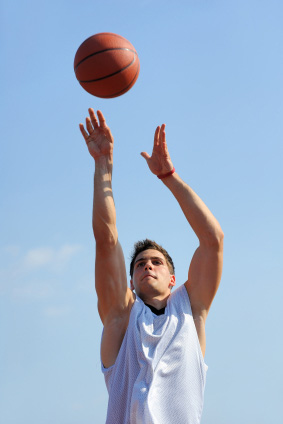
#> input picture basketball.jpg, 283 x 424 px, given in place of the camera
$ python morphological-transformations.py
#> lines starting #> are read from the running program, lines starting #| are printed output that depends on the picture; after the words box and inside, x2 and y2 are one past the last pixel; in counts of white or black regions, pixels touching at a corner belong together
import numpy as np
import cv2

# Documentation: http://docs.opencv.org/trunk/d9/d61/tutorial_py_morphological_ops.html

cap = cv2.VideoCapture(0)

while True:
    _, frame = cap.read()
#> frame is the input picture: shape (424, 283, 3); mean B, G, R 203.9, 178.6, 158.2
    hsv = cv2.cvtColor(frame, cv2.COLOR_BGR2HSV)
#> hsv: shape (424, 283, 3); mean H, S, V 93.1, 78.1, 212.1


    # hsv is hue, sat, value
    # start modifying hue to change the mask
    lower_red = np.array([130, 150,50])
    upper_red = np.array([200,255,150])
    '''
    For converting rgb to hsv:
    dark_red = np.uint8([[[12.22.121]]])
    dark_red = cv2.cvtColor(dark_red,cv2.COLOR_BGR2HSV)
    '''
    # mask is a binary image that shows where threshold is met
    mask = cv2.inRange(hsv, lower_red, upper_red)
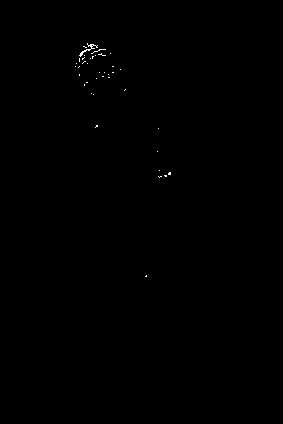
#> mask: shape (424, 283); 0.13% white in thin lines or dots, all inside (x1, y1, x2, y2) = (75, 43, 171, 277)
    # apply mask to frame to get filtered result
    result = cv2.bitwise_and(frame, frame, mask = mask)

    # morphology kernel
    kernel = np.ones((10,10), np.uint8)
    erosion = cv2.erode(mask, kernel, iterations = 1)
#> erosion: shape (424, 283); every value is 0
    dilation = cv2.dilate(mask, kernel, iterations = 1)
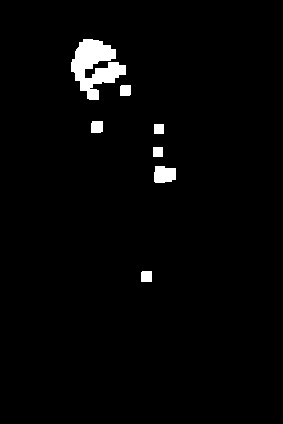
#> dilation: shape (424, 283); 2.3% white; 7 white regions, largest, box (x1, y1, x2, y2) and area: (71, 39, 126, 100) 1831, (154, 166, 176, 183) 326, (91, 121, 103, 133) 140
    #morphology = cv2.morphologyEx(mask, cv2.MORPH_OPEN, kernel)


    #cv2.imshow('frame',frame)
    #cv2.imshow('result',result)
    cv2.imshow('erosion', erosion)
    cv2.imshow('dilation',dilation)
    #cv2.imshow('morphology',morphology)


    k = cv2.waitKey(5) & 0xFF
#> (key Esc is pressed here)
    if k == 27:
        break

cv2.destroyAllWindows()
cap.release()
